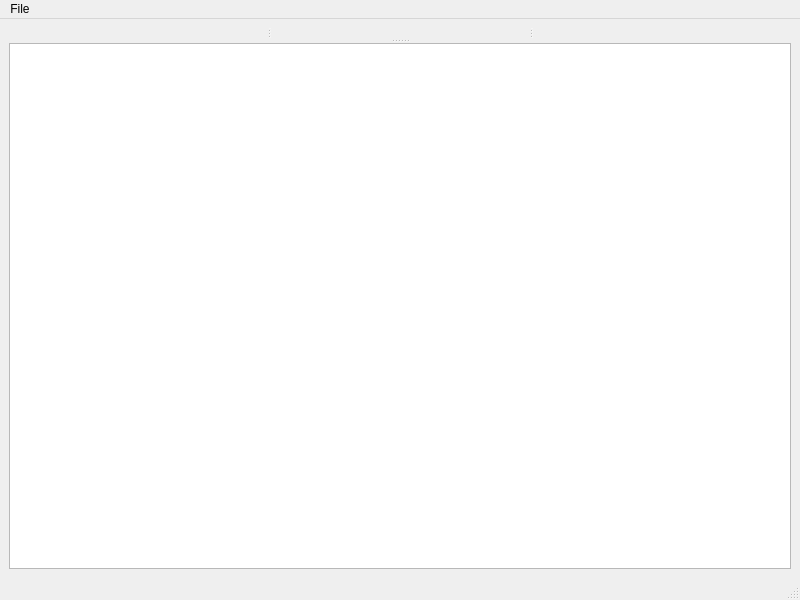
<?xml version="1.0" encoding="UTF-8"?>
<ui version="4.0">
 <class>MainWindow</class>
 <widget class="QMainWindow" name="MainWindow">
  <property name="geometry">
   <rect>
    <x>0</x>
    <y>0</y>
    <width>800</width>
    <height>600</height>
   </rect>
  </property>
  <property name="windowTitle">
   <string>MainWindow</string>
  </property>
  <widget class="QWidget" name="centralwidget">
   <layout class="QGridLayout" name="gridLayout_2">
    <item row="0" column="1">
     <widget class="QSplitter" name="splitter">
      <property name="orientation">
       <enum>Qt::Vertical</enum>
      </property>
      <widget class="QWidget" name="widget" native="true">
       <layout class="QGridLayout" name="gridLayout_3">
        <item row="0" column="0">
         <widget class="QSplitter" name="splitter_2">
          <property name="orientation">
           <enum>Qt::Horizontal</enum>
          </property>
          <widget class="QWidget" name="widget_3" native="true">
           <layout class="QGridLayout" name="gridLayout_5">
            <item row="0" column="0">
             <layout class="QGridLayout" name="campaign_layout"/>
            </item>
           </layout>
          </widget>
          <widget class="QWidget" name="widget_4" native="true">
           <layout class="QGridLayout" name="gridLayout_7">
            <item row="0" column="0">
             <layout class="QGridLayout" name="dm_layout"/>
            </item>
           </layout>
          </widget>
          <widget class="QWidget" name="widget_5" native="true">
           <layout class="QGridLayout" name="gridLayout_9">
            <item row="0" column="0">
             <layout class="QGridLayout" name="pc_layout"/>
            </item>
           </layout>
          </widget>
         </widget>
        </item>
       </layout>
      </widget>
      <widget class="QWidget" name="widget_2" native="true">
       <layout class="QGridLayout" name="gridLayout">
        <item row="0" column="0">
         <widget class="QTextBrowser" name="textBrowser"/>
        </item>
       </layout>
      </widget>
     </widget>
    </item>
   </layout>
  </widget>
  <widget class="QMenuBar" name="menubar">
   <property name="geometry">
    <rect>
     <x>0</x>
     <y>0</y>
     <width>800</width>
     <height>21</height>
    </rect>
   </property>
   <widget class="QMenu" name="menuFile">
    <property name="title">
     <string>File</string>
    </property>
    <addaction name="actionOpen"/>
   </widget>
   <addaction name="menuFile"/>
  </widget>
  <widget class="QStatusBar" name="statusbar"/>
  <action name="actionOpen">
   <property name="text">
    <string>Open...</string>
   </property>
  </action>
 </widget>
 <resources/>
 <connections/>
</ui>
